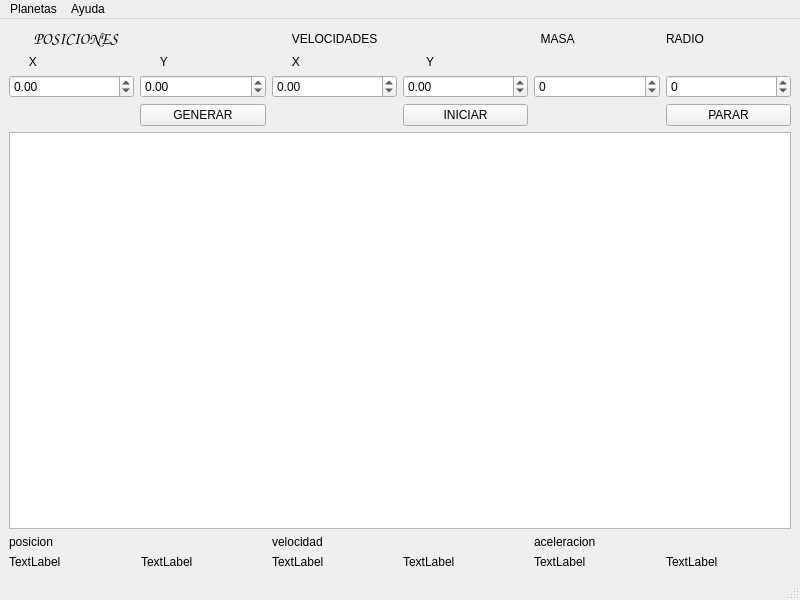
<?xml version="1.0" encoding="UTF-8"?>
<ui version="4.0">
 <class>MainWindow</class>
 <widget class="QMainWindow" name="MainWindow">
  <property name="geometry">
   <rect>
    <x>0</x>
    <y>0</y>
    <width>800</width>
    <height>600</height>
   </rect>
  </property>
  <property name="windowTitle">
   <string>Sistema Planetario</string>
  </property>
  <property name="windowIcon">
   <iconset resource="files.qrc">
    <normaloff>:/recursos/iconfinder_solar_system_5044142.png</normaloff>:/recursos/iconfinder_solar_system_5044142.png</iconset>
  </property>
  <widget class="QWidget" name="centralwidget">
   <layout class="QGridLayout" name="gridLayout_3">
    <item row="0" column="0">
     <layout class="QGridLayout" name="gridLayout_2">
      <item row="0" column="0" colspan="2">
       <widget class="QLabel" name="label_18">
        <property name="font">
         <font>
          <family>Comic Sans MS</family>
          <pointsize>12</pointsize>
          <weight>50</weight>
          <italic>false</italic>
          <bold>false</bold>
         </font>
        </property>
        <property name="styleSheet">
         <string notr="true">font: 12pt &quot;Comic Sans MS&quot;;</string>
        </property>
        <property name="text">
         <string>       POSICIONES</string>
        </property>
       </widget>
      </item>
      <item row="0" column="2" colspan="2">
       <widget class="QLabel" name="label_13">
        <property name="styleSheet">
         <string notr="true">font: 12pt &quot;Comic Sans MS&quot;;</string>
        </property>
        <property name="text">
         <string>      VELOCIDADES</string>
        </property>
       </widget>
      </item>
      <item row="0" column="4">
       <widget class="QLabel" name="label_16">
        <property name="styleSheet">
         <string notr="true">font: 12pt &quot;Comic Sans MS&quot;;</string>
        </property>
        <property name="text">
         <string>  MASA</string>
        </property>
       </widget>
      </item>
      <item row="0" column="5">
       <widget class="QLabel" name="label_19">
        <property name="styleSheet">
         <string notr="true">font: 12pt &quot;Comic Sans MS&quot;;</string>
        </property>
        <property name="text">
         <string>RADIO</string>
        </property>
       </widget>
      </item>
      <item row="1" column="0">
       <widget class="QLabel" name="label_15">
        <property name="styleSheet">
         <string notr="true">font: 12pt &quot;Comic Sans MS&quot;;</string>
        </property>
        <property name="text">
         <string>      X</string>
        </property>
       </widget>
      </item>
      <item row="1" column="1">
       <widget class="QLabel" name="label_14">
        <property name="styleSheet">
         <string notr="true">font: 12pt &quot;Comic Sans MS&quot;;</string>
        </property>
        <property name="text">
         <string>      Y</string>
        </property>
       </widget>
      </item>
      <item row="1" column="2">
       <widget class="QLabel" name="label_17">
        <property name="styleSheet">
         <string notr="true">font: 12pt &quot;Comic Sans MS&quot;;</string>
        </property>
        <property name="text">
         <string>      X</string>
        </property>
       </widget>
      </item>
      <item row="1" column="3">
       <widget class="QLabel" name="label_12">
        <property name="styleSheet">
         <string notr="true">font: 12pt &quot;Comic Sans MS&quot;;</string>
        </property>
        <property name="text">
         <string>       Y</string>
        </property>
       </widget>
      </item>
      <item row="2" column="0">
       <widget class="QDoubleSpinBox" name="posicionx_2">
        <property name="minimum">
         <double>-10000000000000000019156750857346687362159551272651920111528035145993793242039887559612361451081803235328.000000000000000</double>
        </property>
        <property name="maximum">
         <double>999999999999999959416724456350362731491996089648451439669739009806703922950954425516032.000000000000000</double>
        </property>
       </widget>
      </item>
      <item row="2" column="1">
       <widget class="QDoubleSpinBox" name="posiciony_2">
        <property name="minimum">
         <double>-999999999999999967336168804116691273849533185806555472917961779471295845921727862608739868455469056.000000000000000</double>
        </property>
        <property name="maximum">
         <double>99999999999999999769037024514370800696612547992403838920556863966097586548129676477911932478685184.000000000000000</double>
        </property>
       </widget>
      </item>
      <item row="2" column="2">
       <widget class="QDoubleSpinBox" name="velocidadx_2">
        <property name="minimum">
         <double>-9999999999999999594167244563503627314919960896484514396697390098067039229509544255160320.000000000000000</double>
        </property>
        <property name="maximum">
         <double>10000000000000000202188791271559469885760963232143577411377768562080040049981643093586978275328.000000000000000</double>
        </property>
       </widget>
      </item>
      <item row="2" column="3">
       <widget class="QDoubleSpinBox" name="velocidady_2">
        <property name="minimum">
         <double>-1000000000000000043845843045076197354634047651840.000000000000000</double>
        </property>
        <property name="maximum">
         <double>1000000000000000057857959942726969827393378689175040438172647424.000000000000000</double>
        </property>
       </widget>
      </item>
      <item row="2" column="4">
       <widget class="QSpinBox" name="masa_2">
        <property name="minimum">
         <number>-999999999</number>
        </property>
        <property name="maximum">
         <number>999999999</number>
        </property>
       </widget>
      </item>
      <item row="2" column="5">
       <widget class="QSpinBox" name="radio_2">
        <property name="minimum">
         <number>-999999999</number>
        </property>
        <property name="maximum">
         <number>999999999</number>
        </property>
       </widget>
      </item>
      <item row="3" column="1">
       <widget class="QPushButton" name="generar_2">
        <property name="text">
         <string>GENERAR</string>
        </property>
       </widget>
      </item>
      <item row="3" column="3">
       <widget class="QPushButton" name="iniciar_2">
        <property name="text">
         <string>INICIAR</string>
        </property>
       </widget>
      </item>
      <item row="3" column="5">
       <widget class="QPushButton" name="parar_2">
        <property name="text">
         <string>PARAR</string>
        </property>
       </widget>
      </item>
     </layout>
    </item>
    <item row="1" column="0">
     <widget class="QGraphicsView" name="graphicsView"/>
    </item>
    <item row="2" column="0">
     <layout class="QHBoxLayout" name="horizontalLayout_8">
      <item>
       <layout class="QVBoxLayout" name="verticalLayout_4">
        <item>
         <widget class="QLabel" name="label_21">
          <property name="text">
           <string>posicion</string>
          </property>
         </widget>
        </item>
        <item>
         <layout class="QHBoxLayout" name="horizontalLayout">
          <item>
           <widget class="QLabel" name="posix_3">
            <property name="text">
             <string>TextLabel</string>
            </property>
            <property name="textFormat">
             <enum>Qt::AutoText</enum>
            </property>
           </widget>
          </item>
          <item>
           <widget class="QLabel" name="posiy_3">
            <property name="text">
             <string>TextLabel</string>
            </property>
           </widget>
          </item>
         </layout>
        </item>
       </layout>
      </item>
      <item>
       <layout class="QVBoxLayout" name="verticalLayout_5">
        <item>
         <widget class="QLabel" name="label_20">
          <property name="text">
           <string>velocidad</string>
          </property>
         </widget>
        </item>
        <item>
         <layout class="QHBoxLayout" name="horizontalLayout_2">
          <item>
           <widget class="QLabel" name="velox_2">
            <property name="text">
             <string>TextLabel</string>
            </property>
           </widget>
          </item>
          <item>
           <widget class="QLabel" name="veloy_2">
            <property name="text">
             <string>TextLabel</string>
            </property>
           </widget>
          </item>
         </layout>
        </item>
       </layout>
      </item>
      <item>
       <layout class="QVBoxLayout" name="verticalLayout_6">
        <item>
         <widget class="QLabel" name="label_22">
          <property name="text">
           <string>aceleracion</string>
          </property>
         </widget>
        </item>
        <item>
         <layout class="QHBoxLayout" name="horizontalLayout_7">
          <item>
           <widget class="QLabel" name="acele_x">
            <property name="text">
             <string>TextLabel</string>
            </property>
           </widget>
          </item>
          <item>
           <widget class="QLabel" name="acele_y">
            <property name="text">
             <string>TextLabel</string>
            </property>
           </widget>
          </item>
         </layout>
        </item>
       </layout>
      </item>
     </layout>
    </item>
   </layout>
  </widget>
  <widget class="QMenuBar" name="menubar">
   <property name="geometry">
    <rect>
     <x>0</x>
     <y>0</y>
     <width>800</width>
     <height>21</height>
    </rect>
   </property>
   <widget class="QMenu" name="menuplanetas">
    <property name="title">
     <string>Planetas</string>
    </property>
    <addaction name="actionsol"/>
    <addaction name="actionplaneta1"/>
    <addaction name="actionplaneta2"/>
    <addaction name="actionplaneta3"/>
    <addaction name="actionplaneta4"/>
    <addaction name="actionplaneta5"/>
    <addaction name="actionNinguno"/>
   </widget>
   <widget class="QMenu" name="menuayuda">
    <property name="title">
     <string>Ayuda</string>
    </property>
    <addaction name="actionAcerca_de"/>
    <addaction name="actionComo_Crear_Planetas"/>
   </widget>
   <addaction name="menuplanetas"/>
   <addaction name="menuayuda"/>
  </widget>
  <widget class="QStatusBar" name="statusbar"/>
  <action name="actionsol">
   <property name="icon">
    <iconset resource="files.qrc">
     <normaloff>:/recursos/iconfinder_sun_2995005.png</normaloff>:/recursos/iconfinder_sun_2995005.png</iconset>
   </property>
   <property name="text">
    <string>sol</string>
   </property>
  </action>
  <action name="actionplaneta1">
   <property name="icon">
    <iconset resource="files.qrc">
     <normaloff>:/recursos/iconfinder_EARTH_1715795.png</normaloff>:/recursos/iconfinder_EARTH_1715795.png</iconset>
   </property>
   <property name="text">
    <string>planeta1</string>
   </property>
  </action>
  <action name="actionplaneta2">
   <property name="icon">
    <iconset resource="files.qrc">
     <normaloff>:/recursos/iconfinder_Mars_1715796.png</normaloff>:/recursos/iconfinder_Mars_1715796.png</iconset>
   </property>
   <property name="text">
    <string>planeta2</string>
   </property>
  </action>
  <action name="actionplaneta3">
   <property name="icon">
    <iconset resource="files.qrc">
     <normaloff>:/recursos/iconfinder_Mercury_1715798.png</normaloff>:/recursos/iconfinder_Mercury_1715798.png</iconset>
   </property>
   <property name="text">
    <string>planeta3</string>
   </property>
  </action>
  <action name="actionplaneta4">
   <property name="icon">
    <iconset resource="files.qrc">
     <normaloff>:/recursos/iconfinder_Neptune_1715800.png</normaloff>:/recursos/iconfinder_Neptune_1715800.png</iconset>
   </property>
   <property name="text">
    <string>planeta4</string>
   </property>
  </action>
  <action name="actionplaneta5">
   <property name="icon">
    <iconset resource="files.qrc">
     <normaloff>:/recursos/iconfinder_Venus_1715802.png</normaloff>:/recursos/iconfinder_Venus_1715802.png</iconset>
   </property>
   <property name="text">
    <string>planeta5</string>
   </property>
  </action>
  <action name="actionAcerca_de">
   <property name="icon">
    <iconset resource="files.qrc">
     <normaloff>:/recursos/iconfinder_exclamation-mark-round-sign-caution_3643776.png</normaloff>:/recursos/iconfinder_exclamation-mark-round-sign-caution_3643776.png</iconset>
   </property>
   <property name="text">
    <string>Como ver propiedades de los planetas</string>
   </property>
  </action>
  <action name="actionComo_Crear_Planetas">
   <property name="icon">
    <iconset resource="files.qrc">
     <normaloff>:/recursos/iconfinder_question-outline_3017956.png</normaloff>:/recursos/iconfinder_question-outline_3017956.png</iconset>
   </property>
   <property name="text">
    <string>Como crear los planetas</string>
   </property>
  </action>
  <action name="actionNinguno">
   <property name="icon">
    <iconset resource="files.qrc">
     <normaloff>:/recursos/iconfinder_error-fill_3017964.png</normaloff>:/recursos/iconfinder_error-fill_3017964.png</iconset>
   </property>
   <property name="text">
    <string>Ninguno</string>
   </property>
  </action>
 </widget>
 <resources>
  <include location="files.qrc"/>
 </resources>
 <connections/>
</ui>
